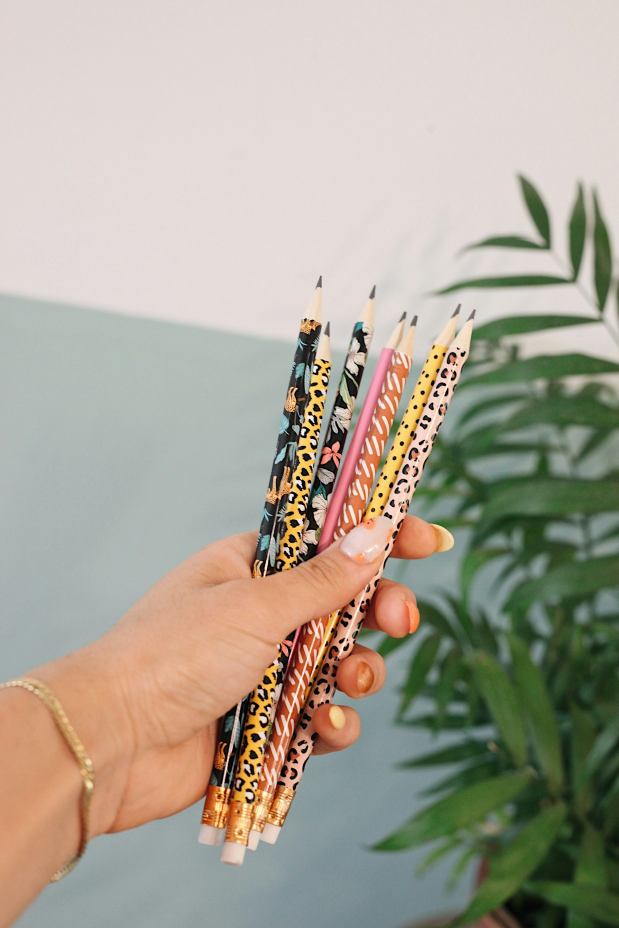
#> input picture 4th Semester/Programming for Artificial Intellegence (Lab)/Assignment 5/img1.jpg, 1856 x 2784 px (shown at 1/3 size)
$ jupyter execute task.ipynb
#> lines starting #> are read from the running program, lines starting #| are printed output that depends on the picture; after the words box and inside, x2 and y2 are one past the last pixel; in counts of white or black regions, pixels touching at a corner belong together
# Importing Libaries

[cell 1]
import cv2
import numpy as np
from matplotlib import pyplot as plt

# Reading image

[cell 2]
image_path = 'img1.jpg'
image = cv2.imread(image_path)
#> image is the input picture: shape (2784, 1856, 3); mean B, G, R 150.2, 164.5, 171.1

### Showing image

[cell 3]
plt.imshow(image)
plt.title('Original Image')
plt.axis('off')
plt.show()

### Blurring image

[cell 4]
bilateral = cv2.bilateralFilter(image, 15, 150, 150)
bilateral_rgb = cv2.cvtColor(bilateral, cv2.COLOR_BGR2RGB)
plt.imshow(bilateral_rgb)
plt.title('Bilateral Blurred Image')
plt.axis('off')
plt.show()

### Gray scaling image

[cell 5]
gray_image = cv2.cvtColor(image, cv2.COLOR_BGR2GRAY)
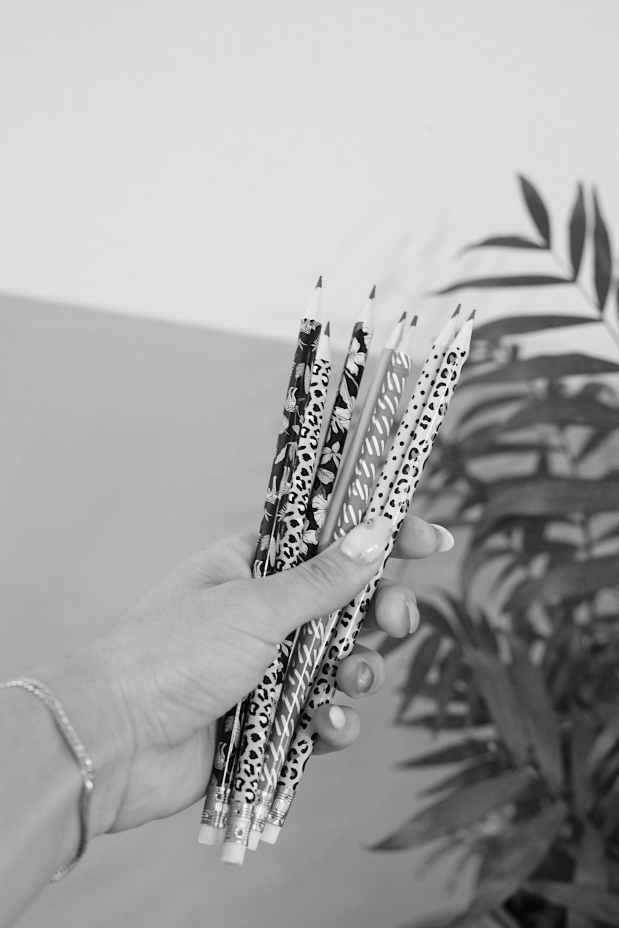
#> gray_image: shape (2784, 1856) (shown at 1/3 size); min 0, max 255, mean 164.9
cv2.imshow('Grayscale', gray_image)
cv2.waitKey(0)
cv2.destroyAllWindows()

### Edge detection

[cell 6]
image_rgb = cv2.cvtColor(image, cv2.COLOR_BGR2RGB)
edges = cv2.Canny(image_rgb, 100, 700)
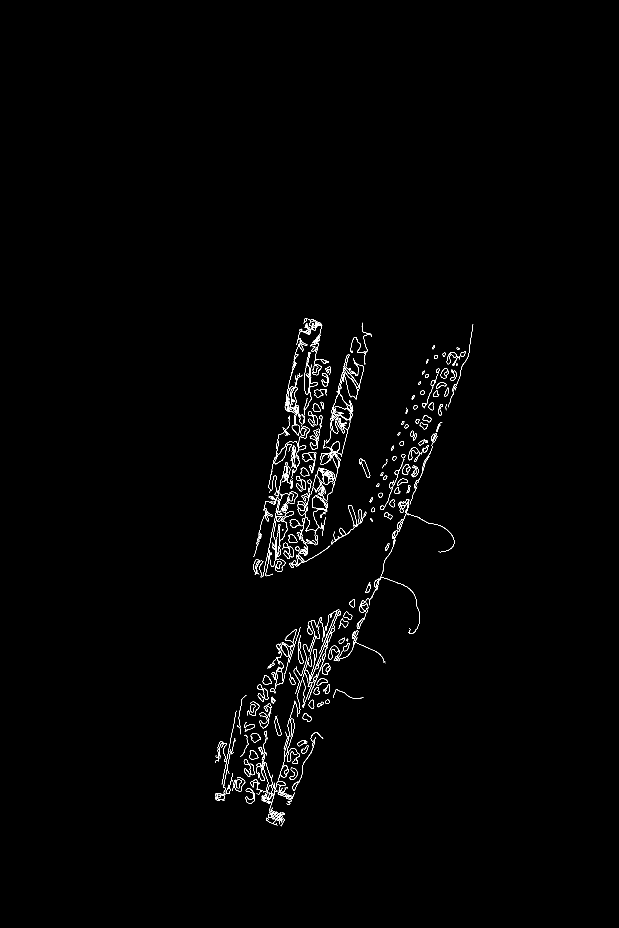
#> edges: shape (2784, 1856) (shown at 1/3 size); 0.71% white in thin lines or dots, all inside (x1, y1, x2, y2) = (645, 955, 1420, 2479)
fig, axs = plt.subplots(1, 2, figsize=(7, 4))
axs[0].imshow(image_rgb), axs[0].set_title('Original Image')
axs[1].imshow(edges), axs[1].set_title('Image Edges')
for ax in axs:
    ax.set_xticks([]), ax.set_yticks([])
plt.tight_layout()
plt.show()
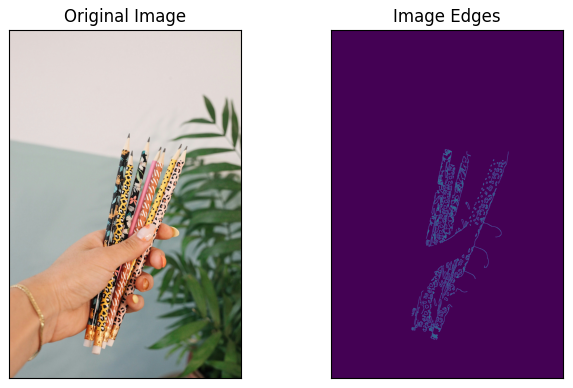
#> figure drawn by matplotlib, 2 panels

### Transformaton into gamma_corrected

[cell 7]
gamma_corrected = np.array(255*(image / 255) ** 1.2, dtype = 'uint8')
plt.imshow(gamma_corrected)
plt.title('gamma_corrected Image')
plt.axis('off')
plt.show()
cv2.imshow(gamma_corrected)

### Equalizing image histogram

[cell 8]
img = cv2.imread('img1.jpg', 0)
#> img: shape (2784, 1856); min 0, max 255, mean 164.9
equ = cv2.equalizeHist(img)
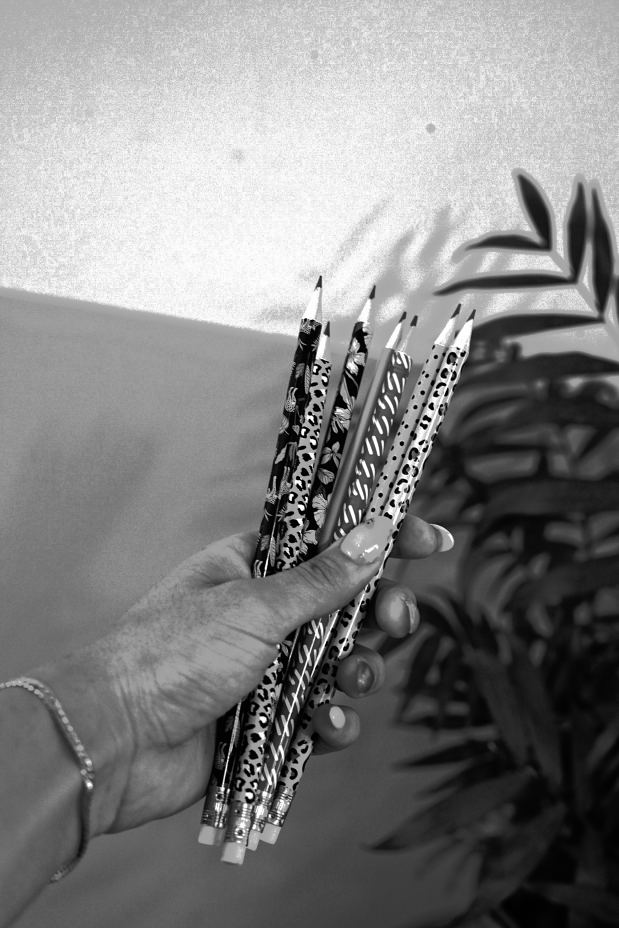
#> equ: shape (2784, 1856) (shown at 1/3 size); min 0, max 255, mean 129.8
res = np.hstack((img, equ))
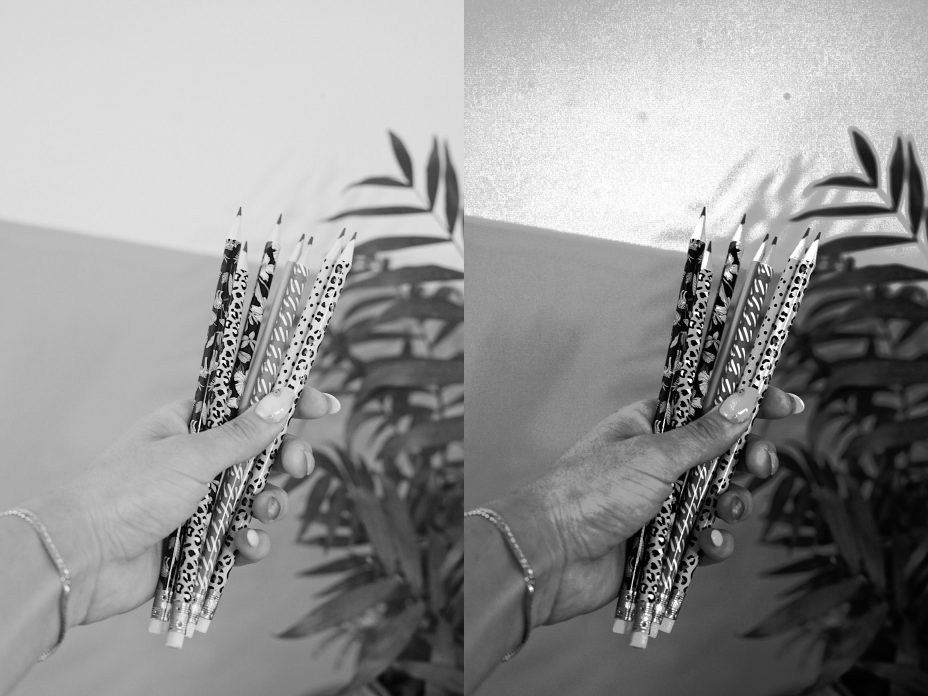
#> res: shape (2784, 3712) (shown at 1/4 size); min 0, max 255, mean 147.3
plt.figure(figsize=(10, 5))
plt.imshow(res, cmap='gray')
plt.title("Original vs Equalized Image")
plt.axis('off')
plt.show()

### CV2 color method

[cell 9]
gray_image = cv2.cvtColor(image, cv2.COLOR_BGR2GRAY)
cv2.imshow("Grayscale Image", gray_image)
cv2.waitKey(0)
cv2.destroyAllWindows()

### Looking images in different color spaces

[cell 10]
img = cv2.cvtColor(image, cv2.COLOR_BGR2YCrCb)
#> img: shape (2784, 1856, 3); mean of channels 0, 1, 2 164.9, 132.4, 119.7
cv2.imshow('image', img)
cv2.waitKey(0)
cv2.destroyAllWindows()
